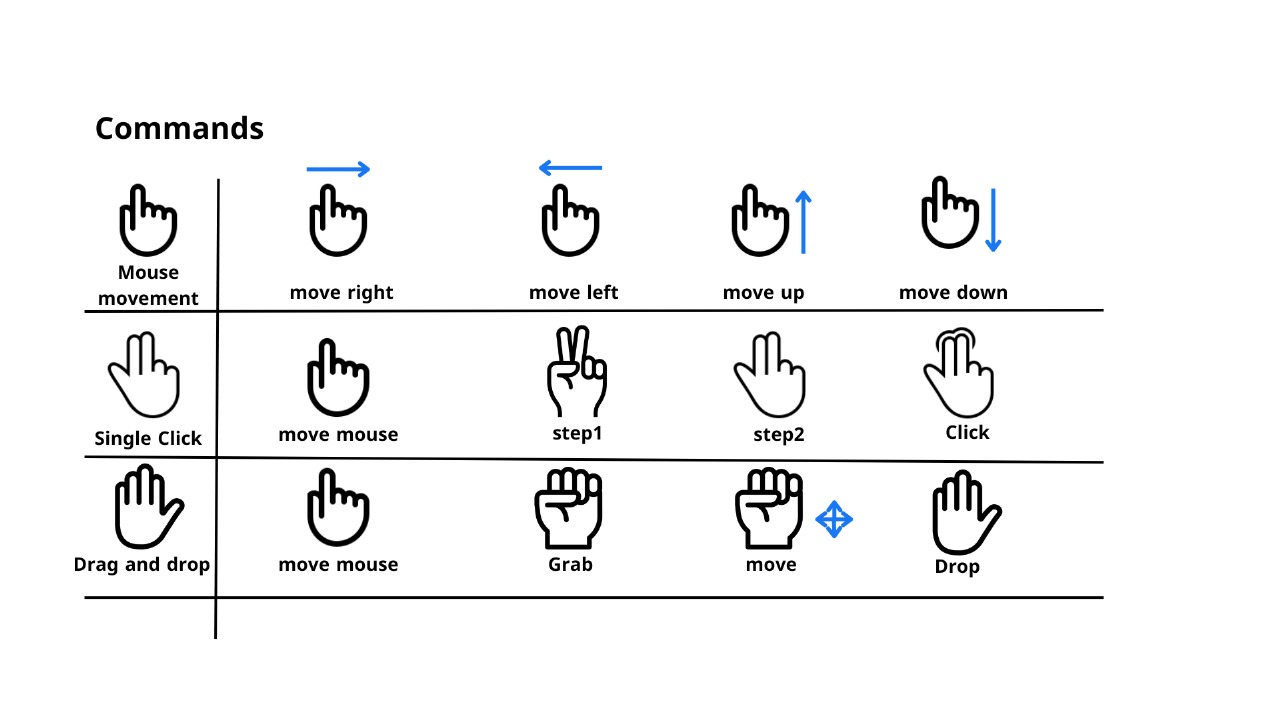
#> input picture Images/Controls.jpeg, 1280 x 720 px
$ python -i preprocessing.py   (imports and definitions only)
#> lines starting #> are read from the running program, lines starting #| are printed output that depends on the picture; after the words box and inside, x2 and y2 are one past the last pixel; in counts of white or black regions, pixels touching at a corner belong together
#> further down, picture is the input picture: shape (720, 1280, 3); mean B, G, R 243.8, 243.6, 243.4
import cv2
import numpy as np


def apply_gaussian_blur(img):
    return cv2.GaussianBlur(img, (5, 5), 0)


def find_contours(img, homography_enabled=False, homography_matrix=None):
#> called with homography_enabled = False
    img_gray = cv2.cvtColor(img, cv2.COLOR_BGR2GRAY)
    _, thresh = cv2.threshold(img_gray, 127, 255, cv2.THRESH_BINARY)
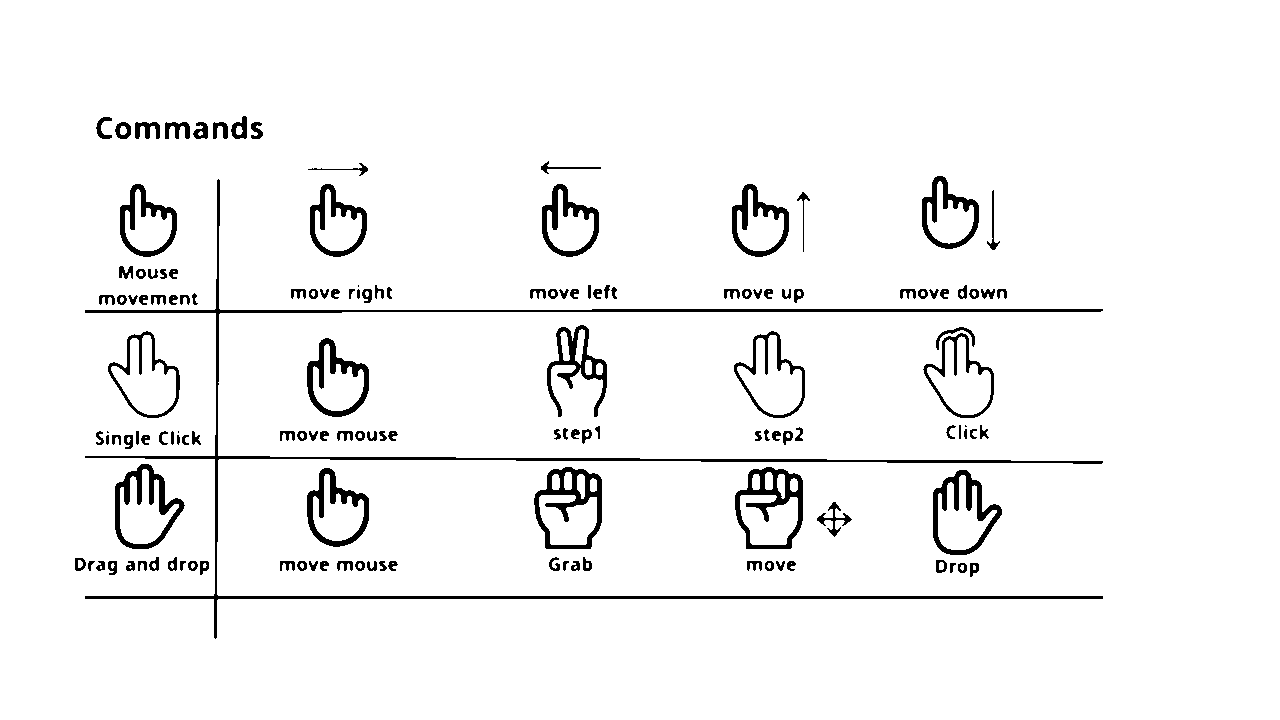
#> thresh: shape (720, 1280); 95.6% white; 145 black regions (4 under 20 px), largest, box (x1, y1, x2, y2) and area: (85, 179, 1103, 639) 9745, (534, 467, 602, 549) 1949, (735, 467, 803, 549) 1931
    contours, _ = cv2.findContours(thresh, cv2.RETR_EXTERNAL, cv2.CHAIN_APPROX_SIMPLE)
#> contours = [[[0, 0], [0, 719], [1279, 719], [1279, 0]]]

    if homography_enabled and homography_matrix is not None:
        # Apply homography mapping to each contour point
        for i in range(len(contours)):
            contours[i] = cv2.perspectiveTransform(contours[i], homography_matrix)

    # Filter contours based on area and aspect ratio
    filtered_contours = []
    for contour in contours:
        area = cv2.contourArea(contour)
        if area > 1000:  # Adjust the area threshold as needed
            x, y, w, h = cv2.boundingRect(contour)
            aspect_ratio = float(w) / h
            if 0.5 < aspect_ratio < 2.0:  # Adjust the aspect ratio threshold as needed
                filtered_contours.append(contour)
#> this loop made 1 pass
#> (contour, area, x, y, w, h, aspect_ratio) on pass 1: ([[0, 0], [0, 719], [1279, 719], [1279, 0]], 919601, 0, 0, 1280, 720, 1.78)
#> after the loop, filtered_contours = [[[0, 0], [0, 719], [1279, 719], [1279, 0]]]

    cv2.drawContours(img, filtered_contours, -1, (0, 255, 0), 2)
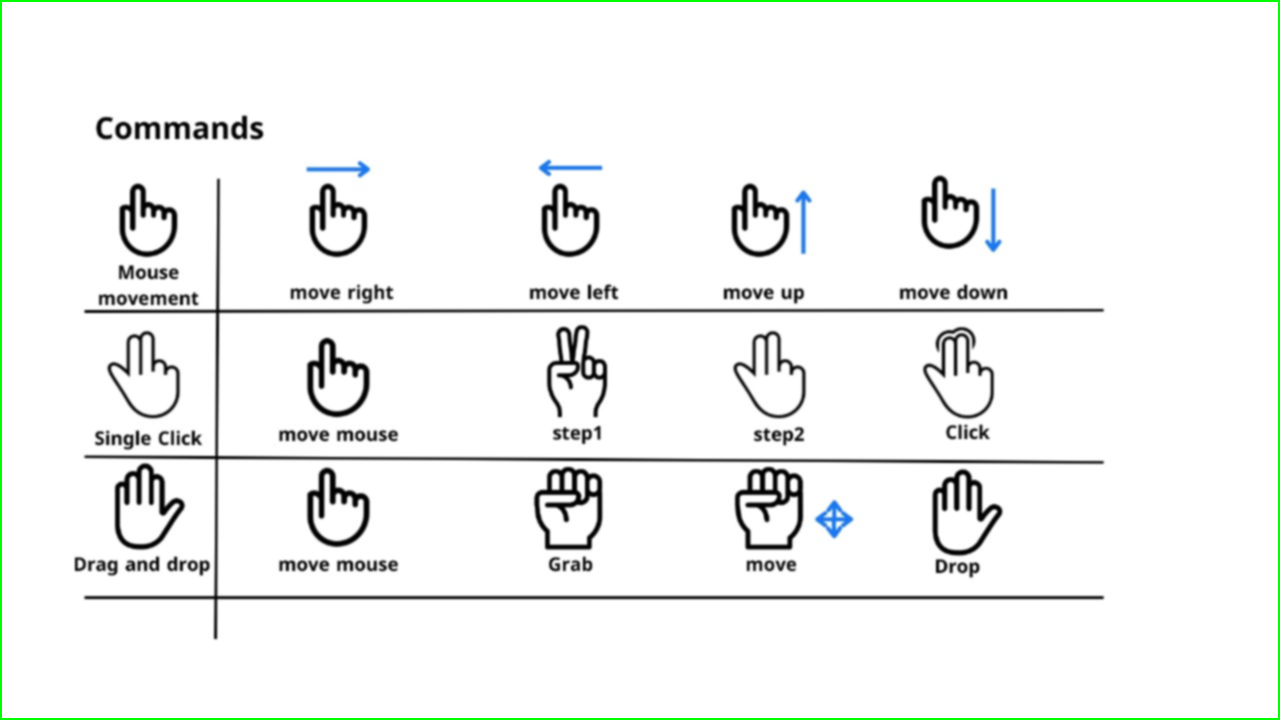
#> img: shape (720, 1280, 3); mean B, G, R 241.6, 243.6, 241.2
    return img

def color_based_screen_detection(img):
    lower_color = np.array([0, 0, 100])  # Adjust the color range for projected screens
    upper_color = np.array([100, 100, 255])

    mask = cv2.inRange(img, lower_color, upper_color)
    result = cv2.bitwise_and(img, img, mask=mask)

    # Convert the result to grayscale for contour detection
    result_gray = cv2.cvtColor(result, cv2.COLOR_BGR2GRAY)
    _, thresh = cv2.threshold(result_gray, 127, 255, cv2.THRESH_BINARY)
    contours, _ = cv2.findContours(thresh, cv2.RETR_EXTERNAL, cv2.CHAIN_APPROX_SIMPLE)

    # Draw the contours on the original image
    cv2.drawContours(img, contours, -1, (0, 0, 255), 2)

    return img

def preprocess_image(img, homography_enabled=False, homography_matrix=None, screen_detection=False):
    img_processed = apply_gaussian_blur(img)

    if screen_detection:
        img_processed = color_based_screen_detection(img_processed)
    else:
        img_processed = find_contours(img_processed, homography_enabled, homography_matrix)

    return img_processed


def histogram_equalization(img):
    img_yuv = cv2.cvtColor(img, cv2.COLOR_BGR2YUV)
    img_yuv[:,:,0] = cv2.equalizeHist(img_yuv[:,:,0])
    return cv2.cvtColor(img_yuv, cv2.COLOR_YUV2BGR)

>>> import cv2
>>> picture = cv2.imread('Images/Controls.jpeg')
>>> result = preprocess_image(picture)

$ run again, on Images/Exit.jpeg
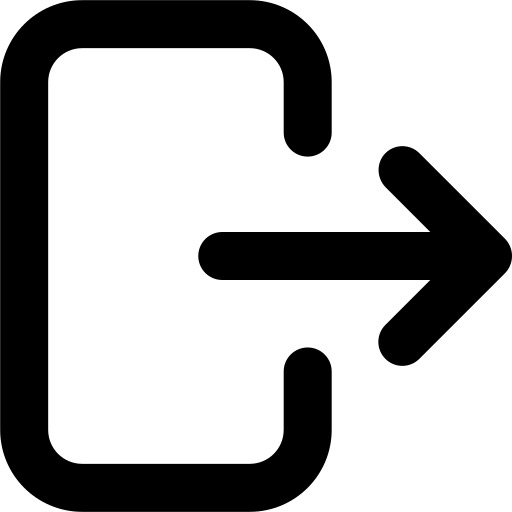
#> input picture Images/Exit.jpeg, 512 x 512 px
#> picture is the input picture: shape (512, 512, 3); min 0, max 255, mean 175.1
#> in apply_gaussian_blur, `return cv2.GaussianBlur(img, (5, 5), 0)`:
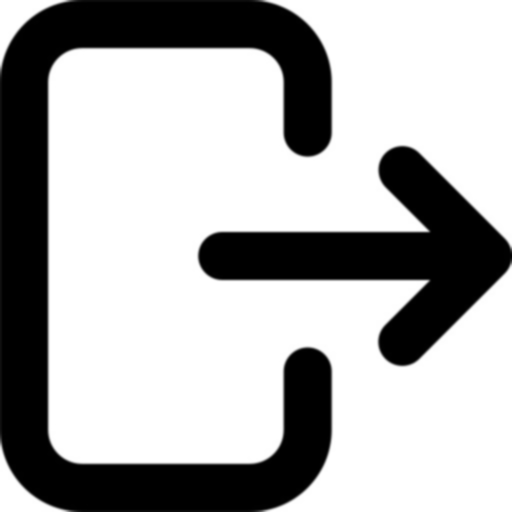
#> returned value: shape (512, 512, 3); min 0, max 255, mean 175.1
#> thresh: shape (512, 512); 68.6% white; 2 black regions
#> contours = 3 contours; box (x1, y1, x2, y2) and area: (48, 0, 512, 512) 175384, (0, 443, 69, 512) 1342, (0, 0, 69, 69) 1342
#> the loop in find_contours, `for contour in contours:` made 3 passes
#> (area, x, y, w, h, aspect_ratio) on passes 1 to 3: (1342.5, 0, 443, 69, 69, 1), (175384, 48, 0, 464, 512, 0.906), (1341.5, 0, 0, 69, 69, 1)
#> after the loop in find_contours, `for contour in contours:`: filtered_contours has the same summary as contours
#> in find_contours, `cv2.drawContours(img, filtered_contours, -1, (0, 255, 0), 2)`:
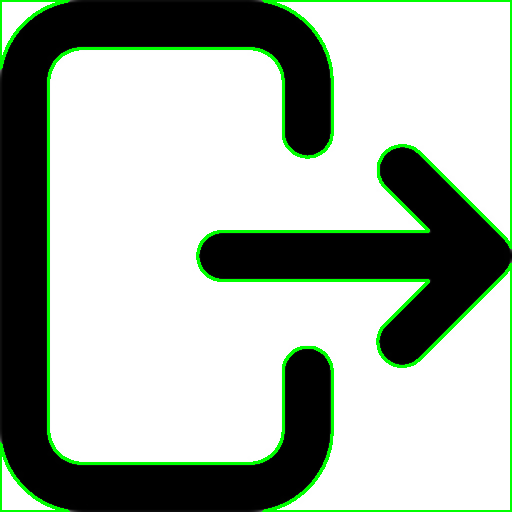
#> img: shape (512, 512, 3); 4.31% of pixels changed, all inside (x1, y1, x2, y2) = (0, 0, 512, 512)

$ run again, on Images/Help.jpeg
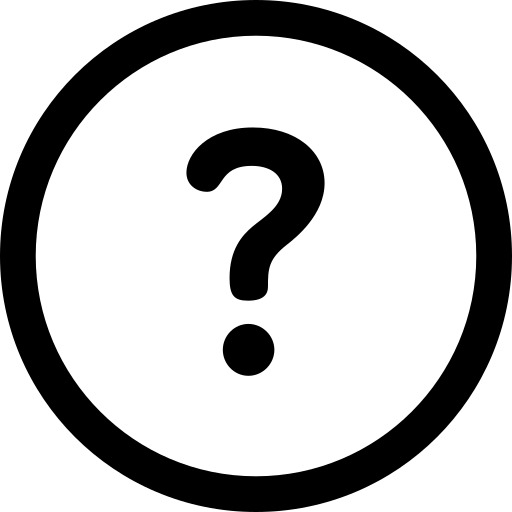
#> input picture Images/Help.jpeg, 512 x 512 px
#> picture is the input picture: shape (512, 512, 3); min 0, max 255, mean 190.4
#> in find_contours, `_, thresh = cv2.threshold(img_gray, 127, 255, cv2.THRESH_BINARY)`:
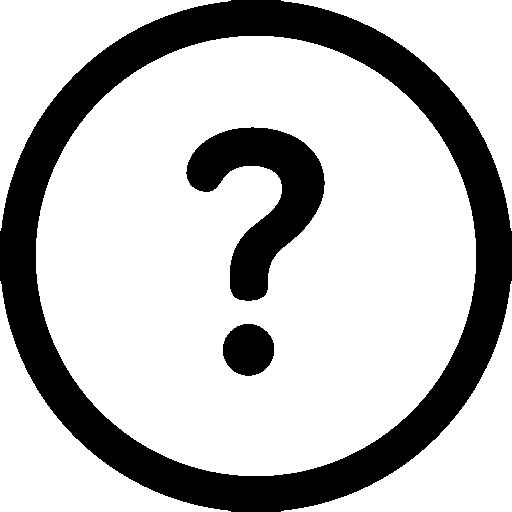
#> thresh: shape (512, 512); 74.6% white; 3 black regions
#> contours = 5 contours; box (x1, y1, x2, y2) and area: (36, 36, 476, 476) 151719, (281, 281, 512, 512) 13645, (0, 281, 231, 512) 13643, (0, 0, 231, 231) 13638, (281, 0, 512, 231) 13636
#> the loop in find_contours, `for contour in contours:` made 5 passes
#> (area, x, y, w, h) on passes 1 to 5: (13645, 281, 281, 231, 231), (13643, 0, 281, 231, 231), (151719, 36, 36, 440, 440), (13636, 281, 0, 231, 231), (13638, 0, 0, 231, 231)
#> after the loop in find_contours, `for contour in contours:`: filtered_contours has the same summary as contours
#> in find_contours, `cv2.drawContours(img, filtered_contours, -1, (0, 255, 0), 2)`:
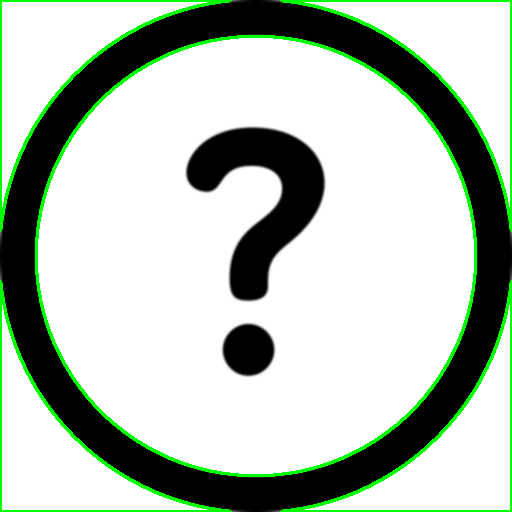
#> img: shape (512, 512, 3); mean B, G, R 181.3, 194, 181.3
